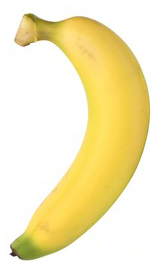
#> input picture term2_2/image_test/yellow.jpg, 156 x 266 px, found by its file name
$ python cH_2.py
#> lines starting #> are read from the running program, lines starting #| are printed output that depends on the picture
import numpy as np
import cv2
from matplotlib import pyplot as plt
print("My ID is:6610110214")
img = cv2.imread("Image for Testing\yellow.jpg")
#> img is the input picture: shape (266, 156, 3); mean B, G, R 187.3, 234.2, 245.9
color = ('b','g','r')
print(img.shape)
#| (266, 156, 3)

imSize=img.shape
#> imSize = (266, 156, 3)
width =imSize[0]
#> width = 266
high =imSize[1]
#> high = 156
imGray = (np.uint8(np.zeros((width,high))))

for i in range(width):
    for j in range(high):
        imGray[i, j] = np.uint8((float(img[i, j, 0]) + float(img[i, j, 1]) + float(img[i, j, 2])) / 3.0)
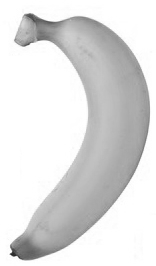
#> imGray: shape (266, 156); min 39, max 255, mean 222.3
print(imGray)
#> (printed output is left out)


cv2.imshow('Gray',imGray)
cv2.waitKey(0)
cv2.destroyAllWindows()

$ run again, with term2_2/image_test/banana.jpg copied over term2_2/image_test/yellow.jpg
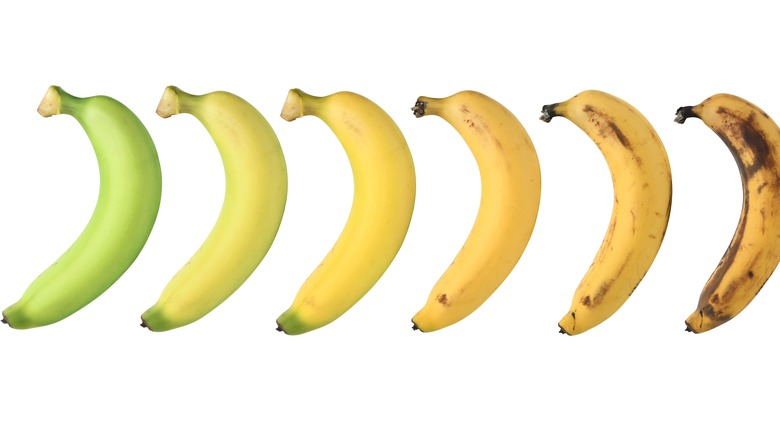
#> input picture term2_2/image_test/banana.jpg, 780 x 438 px, found by its file name
#> img is the input picture: shape (438, 780, 3); mean B, G, R 209.8, 236.7, 243.2
#| (438, 780, 3)
#> after the loop `for i in range(width):`:
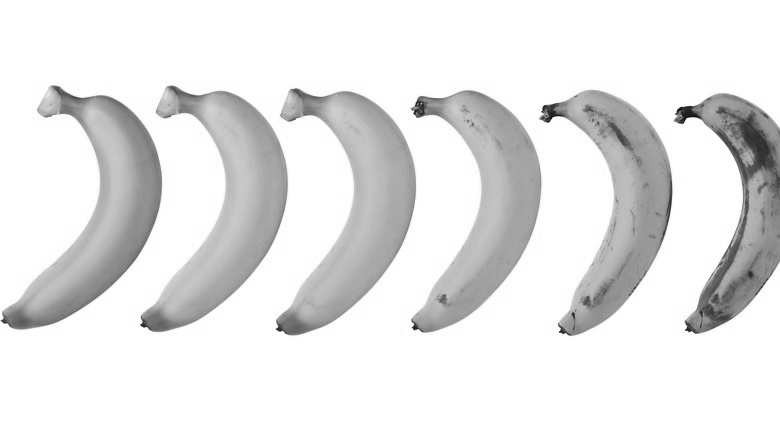
#> imGray: shape (438, 780); min 12, max 255, mean 229.8
#> (printed output is left out)
